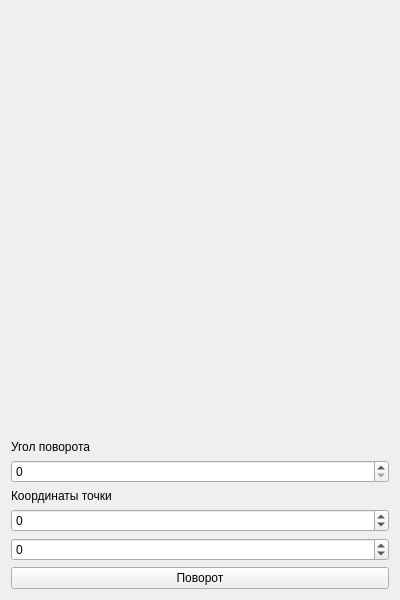
<?xml version="1.0" encoding="UTF-8"?>
<ui version="4.0">
 <class>Widget</class>
 <widget class="QWidget" name="Widget">
  <property name="geometry">
   <rect>
    <x>0</x>
    <y>0</y>
    <width>400</width>
    <height>600</height>
   </rect>
  </property>
  <property name="sizePolicy">
   <sizepolicy hsizetype="Fixed" vsizetype="Fixed">
    <horstretch>0</horstretch>
    <verstretch>0</verstretch>
   </sizepolicy>
  </property>
  <property name="minimumSize">
   <size>
    <width>400</width>
    <height>600</height>
   </size>
  </property>
  <property name="maximumSize">
   <size>
    <width>400</width>
    <height>600</height>
   </size>
  </property>
  <property name="windowTitle">
   <string>Widget</string>
  </property>
  <layout class="QVBoxLayout" name="verticalLayout">
   <item>
    <spacer name="verticalSpacer">
     <property name="orientation">
      <enum>Qt::Vertical</enum>
     </property>
     <property name="sizeHint" stdset="0">
      <size>
       <width>20</width>
       <height>40</height>
      </size>
     </property>
    </spacer>
   </item>
   <item>
    <widget class="QLabel" name="label_2">
     <property name="text">
      <string>Угол поворота</string>
     </property>
    </widget>
   </item>
   <item>
    <widget class="QSpinBox" name="angle">
     <property name="maximum">
      <number>360</number>
     </property>
    </widget>
   </item>
   <item>
    <widget class="QLabel" name="label">
     <property name="text">
      <string>Координаты точки</string>
     </property>
    </widget>
   </item>
   <item>
    <widget class="QSpinBox" name="coordX">
     <property name="minimum">
      <number>-50</number>
     </property>
     <property name="maximum">
      <number>50</number>
     </property>
    </widget>
   </item>
   <item>
    <widget class="QSpinBox" name="coordY">
     <property name="minimum">
      <number>-50</number>
     </property>
     <property name="maximum">
      <number>50</number>
     </property>
    </widget>
   </item>
   <item>
    <widget class="QPushButton" name="pushButton">
     <property name="text">
      <string>Поворот</string>
     </property>
    </widget>
   </item>
  </layout>
 </widget>
 <layoutdefault spacing="6" margin="11"/>
 <resources/>
 <connections/>
</ui>
